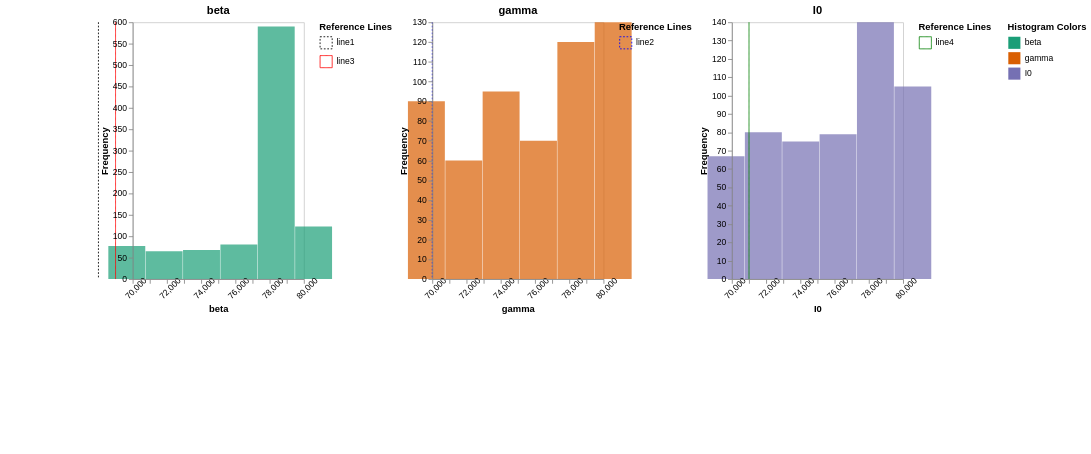

Specify this chart in Vega-Lite:
### Vega specification from a JSON file in a GitHub repository (floating-point values rounded to 4 significant figures)
{"$schema": "https://vega.github.io/schema/vega/v5.json", "description": "A small multiples view of histograms with subplot-specific legends and scales.", "height": 500, "padding": 5, "signals": [{"name": "offset", "value": 150}, {"name": "cellHeight", "value": 300}, {"name": "cellWidth", "value": 200}, {"name": "width", "update": "3 * (offset + cellWidth)"}, {"name": "totalHeight", "update": "cellHeight * 1.2"}, {"name": "axisLabels", "value": {"beta": {"xaxis": "beta", "yaxis": "Frequency"}, "gamma": {"xaxis": "gamma", "yaxis": "Frequency"}, "I0": {"xaxis": "I0", "yaxis": "Frequency"}}}, {"name": "manual_range", "value": {"beta": {"min": 70000, "max": 80000}, "gamma": {"min": 70000, "max": 80000}, "I0": {"min": 70000, "max": 80000}}}], "data": [{"name": "binned", "values": [{"bin0": 68580.0, "bin1": 70760.0, "count": 77, "label": "beta"}, {"bin0": 70760.0, "bin1": 72940.0, "count": 65, "label": "beta"}, {"bin0": 72940.0, "bin1": 75120.0, "count": 68, "label": "beta"}, {"bin0": 75120.0, "bin1": 77310.0, "count": 81, "label": "beta"}, {"bin0": 77310.0, "bin1": 79490.0, "count": 590, "label": "beta"}, {"bin0": 79490.0, "bin1": 81670.0, "count": 123, "label": "beta"}, {"bin0": 68580.0, "bin1": 70760.0, "count": 90, "label": "gamma"}, {"bin0": 70760.0, "bin1": 72940.0, "count": 60, "label": "gamma"}, {"bin0": 72940.0, "bin1": 75120.0, "count": 95, "label": "gamma"}, {"bin0": 75120.0, "bin1": 77310.0, "count": 70, "label": "gamma"}, {"bin0": 77310.0, "bin1": 79490.0, "count": 120, "label": "gamma"}, {"bin0": 79490.0, "bin1": 81670.0, "count": 130, "label": "gamma"}, {"bin0": 68580.0, "bin1": 70760.0, "count": 67, "label": "I0"}, {"bin0": 70760.0, "bin1": 72940.0, "count": 80, "label": "I0"}, {"bin0": 72940.0, "bin1": 75120.0, "count": 75, "label": "I0"}, {"bin0": 75120.0, "bin1": 77310.0, "count": 79, "label": "I0"}, {"bin0": 77310.0, "bin1": 79490.0, "count": 140, "label": "I0"}, {"bin0": 79490.0, "bin1": 81670.0, "count": 105, "label": "I0"}]}, {"name": "maxCounts", "source": "binned", "transform": [{"type": "aggregate", "groupby": ["label"], "fields": ["count"], "ops": ["max"], "as": ["maxCount"]}]}, {"name": "yref", "values": [{"label": "beta", "name": "line1", "number": 68000, "color": "black", "type": [2, 2]}, {"label": "beta", "name": "line3", "number": 69000, "color": "red", "type": [1, 0]}, {"label": "gamma", "name": "line2", "number": 70000, "color": "blue", "type": [2, 2]}, {"label": "I0", "name": "line4", "number": 71000, "color": "green", "type": [1, 0]}]}], "scales": [{"name": "gscale", "type": "band", "range": [0, {"signal": "width"}], "round": true, "domain": {"data": "binned", "field": "label"}}, {"name": "color", "type": "ordinal", "domain": {"data": "binned", "field": "label"}, "range": {"scheme": "dark2"}}, {"name": "lineStyle", "type": "ordinal", "domain": {"data": "yref", "field": "name"}, "range": {"data": "yref", "field": "type"}}], "legends": [{"fill": "color", "orient": "right", "title": "Histogram Colors", "encode": {"symbols": {"enter": {"shape": {"value": "square"}, "fill": {"scale": "color", "field": "name"}, "size": {"value": 200}, "opacity": {"value": 1}}}, "labels": {"enter": {"text": {"field": "name"}}}}}], "marks": [{"name": "labelGroups", "type": "group", "from": {"facet": {"data": "binned", "name": "facetedData", "groupby": "label"}}, "encode": {"enter": {"x": {"scale": "gscale", "field": "label", "offset": {"signal": "offset"}}, "width": {"signal": "cellWidth"}, "height": {"signal": "cellHeight"}, "stroke": {"value": "#ccc"}}}, "data": [{"name": "yScaleData", "source": "maxCounts", "transform": [{"type": "filter", "expr": "datum.label === parent.label"}]}, {"name": "filteredyref", "source": "yref", "transform": [{"type": "filter", "expr": "datum.label === parent.label"}]}], "scales": [{"name": "xscale", "type": "linear", "range": [0, {"signal": "cellWidth"}], "domain": {"signal": "[manual_range[parent.label].min, manual_range[parent.label].max]"}, "zero": false, "nice": true}, {"name": "yscale", "type": "linear", "range": [{"signal": "cellHeight"}, 0], "domain": {"data": "yScaleData", "field": "maxCount"}, "zero": true, "nice": true}, {"name": "yrefColorScale", "type": "ordinal", "domain": {"data": "filteredyref", "field": "name"}, "range": {"data": "filteredyref", "field": "color"}}], "legends": [{"stroke": "yrefColorScale", "strokeDash": "lineStyle", "orient": "right", "title": "Reference Lines", "encode": {"symbols": {"enter": {"shape": {"value": "square"}, "stroke": {"scale": "yrefColorScale", "field": "name"}, "strokeDash": {"scale": "lineStyle", "field": "name"}, "strokeWidth": {"value": 1}, "size": {"value": 200}, "opacity": {"value": 1}}}, "labels": {"enter": {"text": {"field": "name"}}}}}], "axes": [{"orient": "bottom", "scale": "xscale", "zindex": 1, "labelOverlap": "parity", "labelSeparation": 10, "labelAngle": -45, "title": {"signal": "axisLabels[parent.label].xaxis"}}, {"orient": "left", "scale": "yscale", "zindex": 1, "title": {"signal": "axisLabels[parent.label].yaxis"}}], "marks": [{"name": "bins", "type": "rect", "from": {"data": "facetedData"}, "encode": {"enter": {"fill": {"scale": "color", "field": "label"}, "opacity": {"value": 0.7}}, "update": {"x": {"scale": "xscale", "field": "bin0"}, "x2": {"scale": "xscale", "field": "bin1", "offset": -0.5}, "y": {"scale": "yscale", "field": "count"}, "y2": {"scale": "yscale", "value": 0}, "tooltip": {"signal": "{ 'Count': datum.count }"}}}}, {"type": "text", "encode": {"enter": {"x": {"signal": "cellWidth / 2"}, "y": {"signal": "-10"}, "align": {"value": "center"}, "fontSize": {"value": 13}, "text": {"signal": "parent.label"}, "fontWeight": {"value": "bold"}}}}, {"name": "refLines", "type": "rule", "from": {"data": "filteredyref"}, "encode": {"enter": {"x": {"scale": "xscale", "field": "number"}, "y": {"value": 0}, "y2": {"signal": "cellHeight"}, "stroke": {"scale": "yrefColorScale", "field": "name"}, "strokeDash": {"scale": "lineStyle", "field": "name"}, "tooltip": {"signal": "{ 'Value': datum.name }"}}}}]}]}
